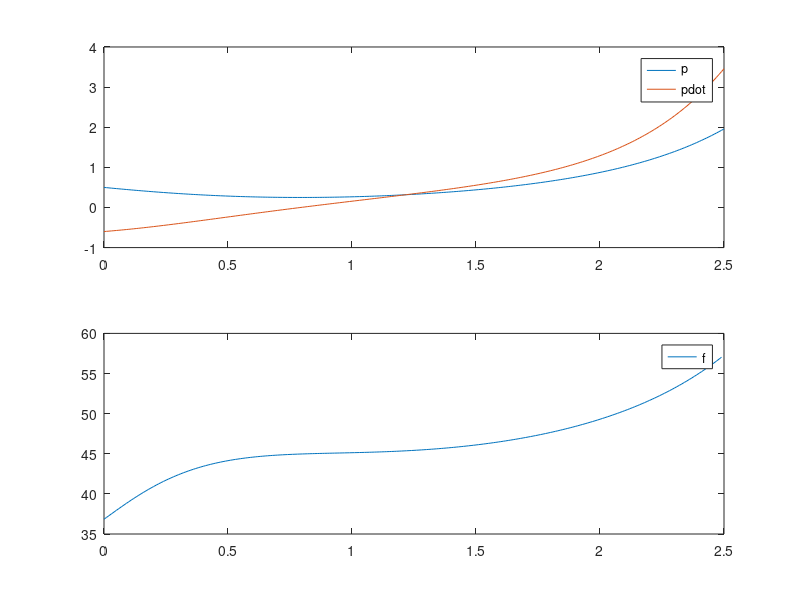

Write MATLAB code to recreate this figure.
function startercode145501
[T,X,U,XFORDISPLAY] = RunSimulation;
PlotResults(T,X,U);
p = mat2str(XFORDISPLAY(1),4)
pdot = mat2str(XFORDISPLAY(2),4)
end

function [actuators,data] = initControlSystem(sensors,references,parameters,data)
%%%%%%%%%%%%%%%%%%
% MODIFY
% 8*pDD+4*pD+40*cos(p) == f
data.A = [0, 1; -1.9471, -.5];
data.B = [0; 1/8];
data.C = [1, 0];
data.xhat = [0; 0];
data.u = 0;

pcon = [-1, -.5];
pobs = [-5, -2.5];

data.K = acker(data.A, data.B, pcon);
data.L = acker(data.A', data.C', pobs)';
data.K
data.L
%
%%%%%%%%%%%%%%%%%%
[actuators,data] = runControlSystem(sensors,references,parameters,data);
end

function [actuators,data] = runControlSystem(sensors,references,parameters,data)
%%%%%%%%%%%%%%%%%%
% MODIFY
pE = -.4;
fE = 40*cos(pE);
u = -data.K*data.xhat;
%y = sensors.pdot;
y = sensors.p-pE;
data.xhat=data.xhat+(data.A*data.xhat+data.B*u-data.L*(data.C*data.xhat-y))*parameters.tStep;
actuators.f = u + fE;
%
%%%%%%%%%%%%%%%%%%
end

function [T,X,U,XFORDISPLAY] = RunSimulation
[t,x,tStep,nSteps,nStepsForDisplay] = InitSimulation;
T = t;
X = x;
U = [];
controller.init = @initControlSystem;
controller.run = @runControlSystem;
controller.sensors = GetSensors(t,x);
controller.references = struct;
controller.parameters = struct('tStep',tStep);
controller.data = struct;
[controller.actuators,controller.data] = ...
    controller.init(controller.sensors, ...
                    controller.references, ...
                    controller.parameters, ...
                    controller.data);
for iStep = 1:nSteps
    u = GetInput(controller.actuators);
    [t,x] = ode45(@(t,x) GetXDot(t,x,u),[t t+tStep],x);
    t = t(end);
    x = x(end,:)';
    controller.sensors = GetSensors(t,x);
    [controller.actuators,controller.data] = ...
    controller.run(controller.sensors, ...
                    controller.references, ...
                    controller.parameters, ...
                    controller.data);
    T = [T t];
    X = [X x];
    U = [U u];
    if iStep==nStepsForDisplay
        XFORDISPLAY = x;
    end
end
end

function [t,x,tStep,nSteps,nStepsForDisplay] = InitSimulation
t = 0;
x = [0.50; -0.60];
tStep = 0.010;
nStepsForDisplay = 25;
nSteps = 250;
end

function u = GetInput(actuators)
u = actuators.f;
end

function sensors = GetSensors(t,x)
sensors.t = t;
sensors.p = x(1);
end

function xdot = GetXDot(t,x,u)
xdot = [x(2); (1/8)*(-(4*x(2)+40*cos(x(1)))+u(1))];
end

function PlotResults(T,X,U)
clf;
subplot(2,1,1);
plot(T,X);
legend('p','pdot');
subplot(2,1,2);
plot(T(1:end-1),U);
legend('f');
end
